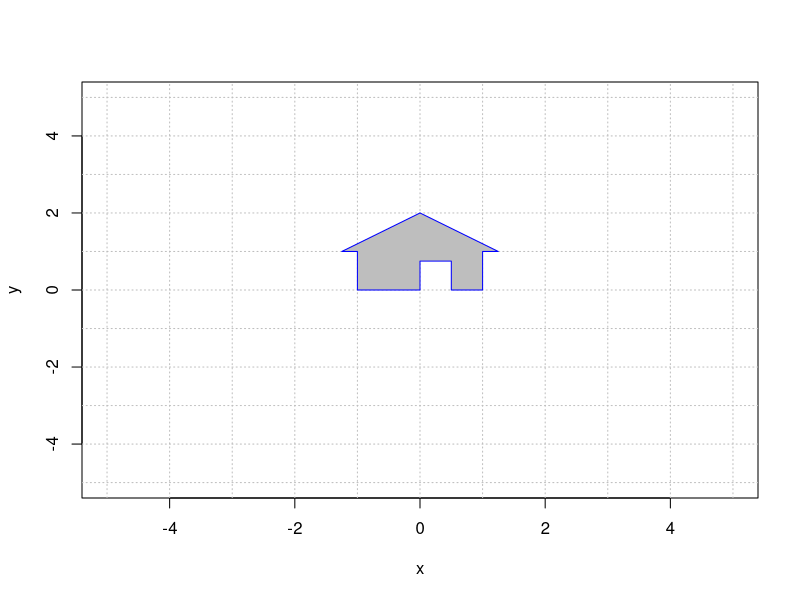
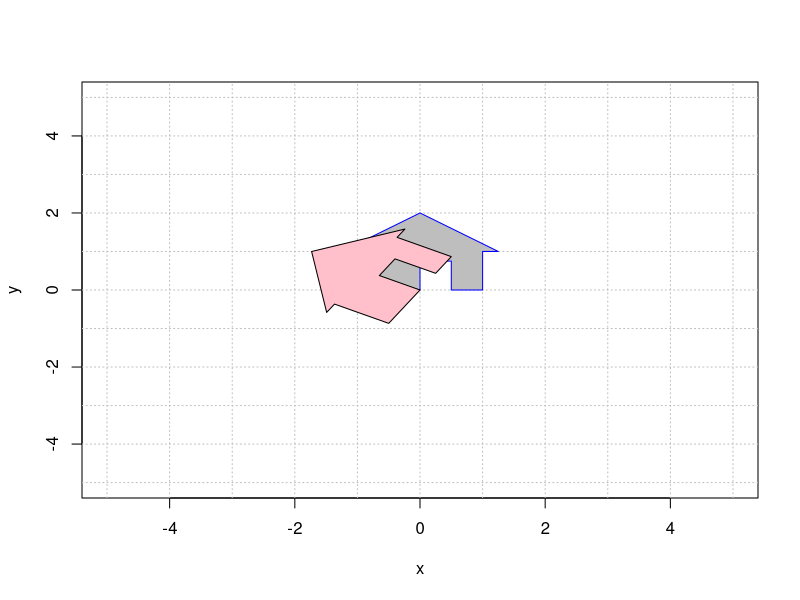
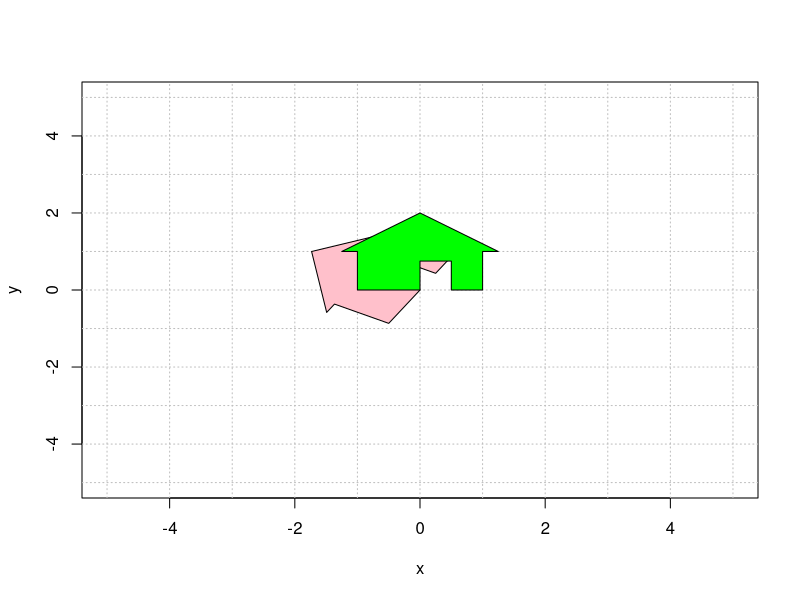
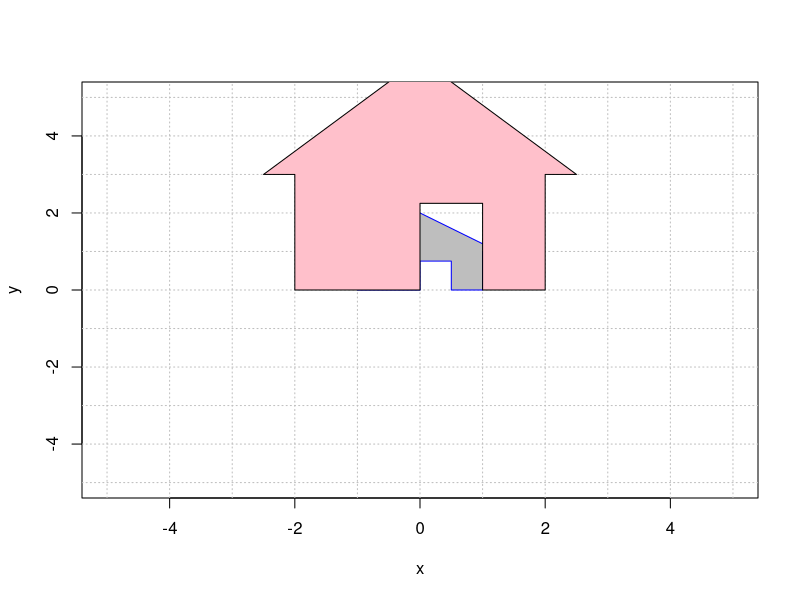
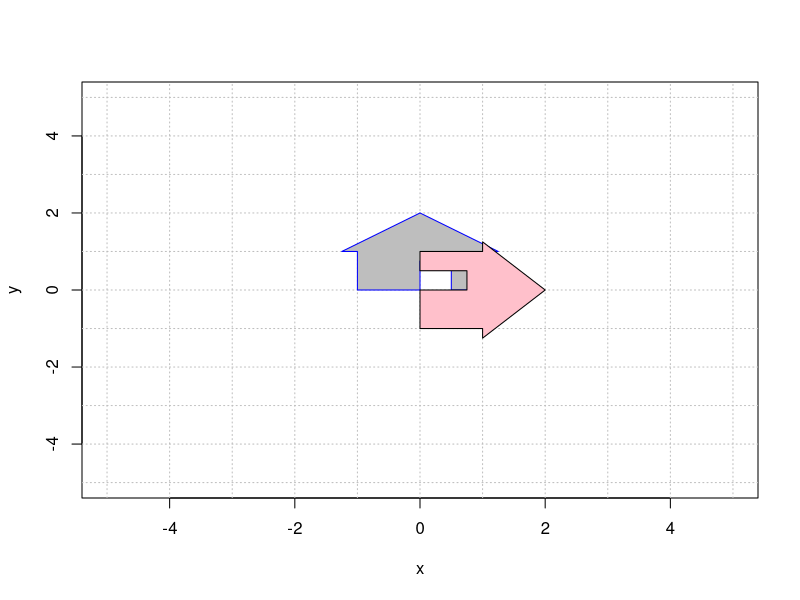
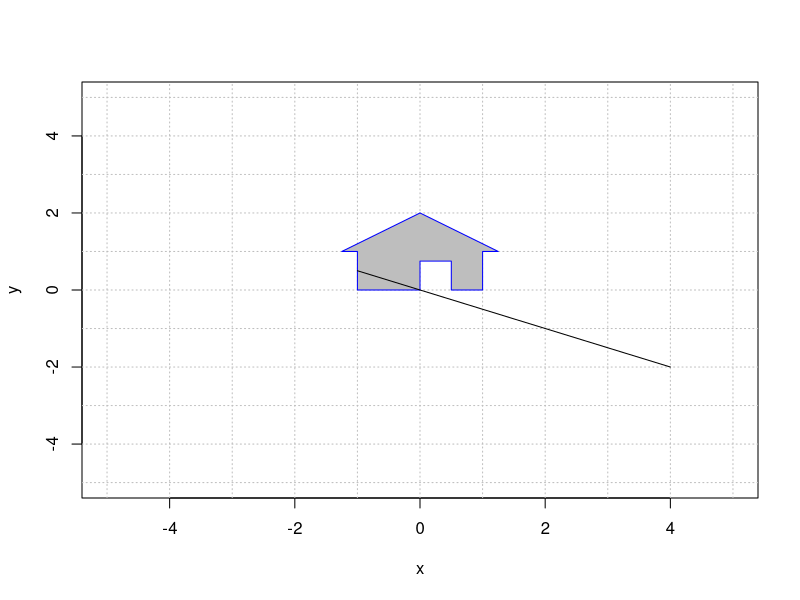
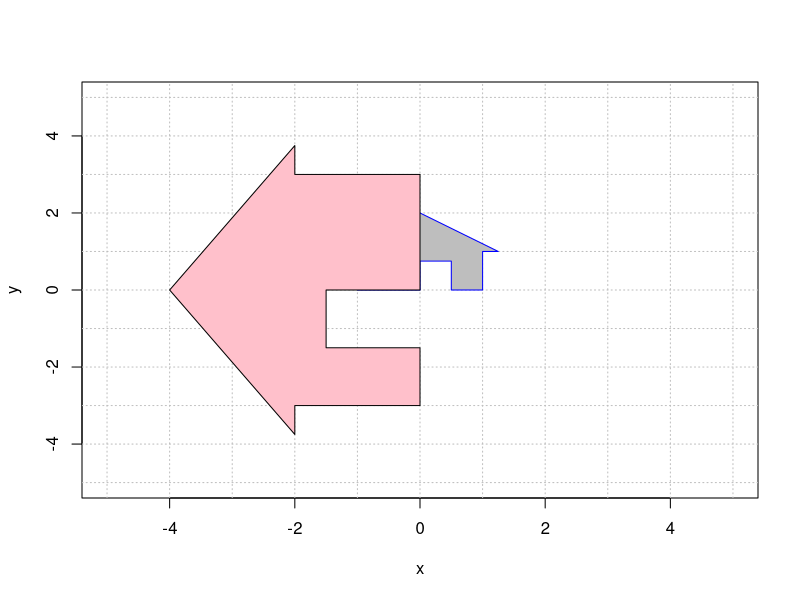

R code for these plots, in order:
## ---- chunk 1
house = cbind(c(0,0), c(0,3/4), c(1/2,3/4), c(1/2,0), c(1,0), c(1,1), c(5/4,1), c(0,2), c(-5/4,1), c(-1,1), c(-1,0), c(0,0));

plot(house[1,],house[2,],type="n",xlim=c(-5,5),ylim=c(-5,5),xlab="x",ylab="y")
abline(h=-6:6, v=-6:6, col="gray", lty="dotted")
polygon(house[1,], house[2,], col = "gray", border = "blue")
## ---- chunk 2
# create a plot that we will add more layers to
plot(house[1,],house[2,],type="n",xlim=c(-5,5),ylim=c(-5,5),xlab="x",ylab="y")
# add the grid lines
abline(h=-6:6, v=-6:6, col="gray", lty="dotted")
# define the matrix A
A = cbind(c(cos(pi/3),sin(pi/3)),c(-sin(pi/3),cos(pi/3)))
# display A
A 
# transform the house using matrix multiplication
house2 = A %*% house
# plot the original house
polygon(house[1,], house[2,], col = "gray", border = "blue")
# plot the transformed house
polygon(house2[1,], house2[2,], col = "pink", border = "black")
## ---- chunk 3
plot(house[1,],house[2,],type="n",xlim=c(-5,5),ylim=c(-5,5),xlab="x",ylab="y")
abline(h=-6:6, v=-6:6, col="gray", lty="dotted")
Ainv = cbind(c(cos(-pi/3),sin(-pi/3)),c(-sin(-pi/3),cos(-pi/3)))  # A inverse 
Ainv # display A inverse
house3 = Ainv %*% house2
polygon(house2[1,], house2[2,], col = "pink", border = "black")
polygon(house3[1,], house3[2,], col = "green", border = "black")
## ---- chunk 4
create_angle_matrix <- function(t) {
  A = cbind(c(cos(t), sin(t)), c(-sin(t), cos(t)))
  return(A)
}

A = create_angle_matrix(pi/2)
A
## ---- chunk 5
(A = cbind(c(2,0),c(0,3)))
## ---- chunk 6
plot(house[1,],house[2,],type="n",xlim=c(-5,5),ylim=c(-5,5),xlab="x",ylab="y")
abline(h=-6:6, v=-6:6, col="gray", lty="dotted")
house2 = A %*% house
polygon(house[1,], house[2,], col = "gray", border = "blue")
polygon(house2[1,], house2[2,], col = "pink", border = "black")
## ---- chunk 7
a = 1
b = 1

A = cbind(c(a,0), c(0,b))
## ---- chunk 8
(A = cbind(c(0,1),c(1,0)))
## ---- chunk 9
plot(house[1,],house[2,],type="n",xlim=c(-5,5),ylim=c(-5,5),xlab="x",ylab="y")
abline(h=-6:6, v=-6:6, col="gray", lty="dotted")
house2 = A %*% house
polygon(house[1,], house[2,], col = "gray", border = "blue")
polygon(house2[1,], house2[2,], col = "pink", border = "black")
## ---- chunk 10
(A = cbind(c(-1,1/2),c(2,-1)))
plot(house[1,],house[2,],type="n",xlim=c(-5,5),ylim=c(-5,5),xlab="x",ylab="y")
abline(h=-6:6, v=-6:6, col="gray", lty="dotted")
house2 = A %*% house
polygon(house[1,], house[2,], col = "gray", border = "blue")
polygon(house2[1,], house2[2,], col = "pink", border = "black")
## ---- chunk 11
scale = cbind(c(2,0),c(0,3))
rot = cbind(c(cos(pi/2),sin(pi/2)),c(-sin(pi/2),cos(pi/2)))
reflect = cbind(c(-1,0),c(0,1))
A = scale %*% rot %*% reflect

plot(house[1,],house[2,],type="n",xlim=c(-5,5),ylim=c(-5,5),xlab="x",ylab="y")
abline(h=-6:6, v=-6:6, col="gray", lty="dotted")
house2 = A %*% house
polygon(house[1,], house[2,], col = "gray", border = "blue")
polygon(house2[1,], house2[2,], col = "pink", border = "black")
## ---- chunk 12
a = 1
b = 1

A = cbind(c(a,0), c(0,b))
## ---- chunk 13
create_angle_matrix <- function(t) {
  A = cbind(c(cos(t), sin(t)), c(-sin(t), cos(t)))
  return(A)
}

A = create_angle_matrix(pi/2)
A
